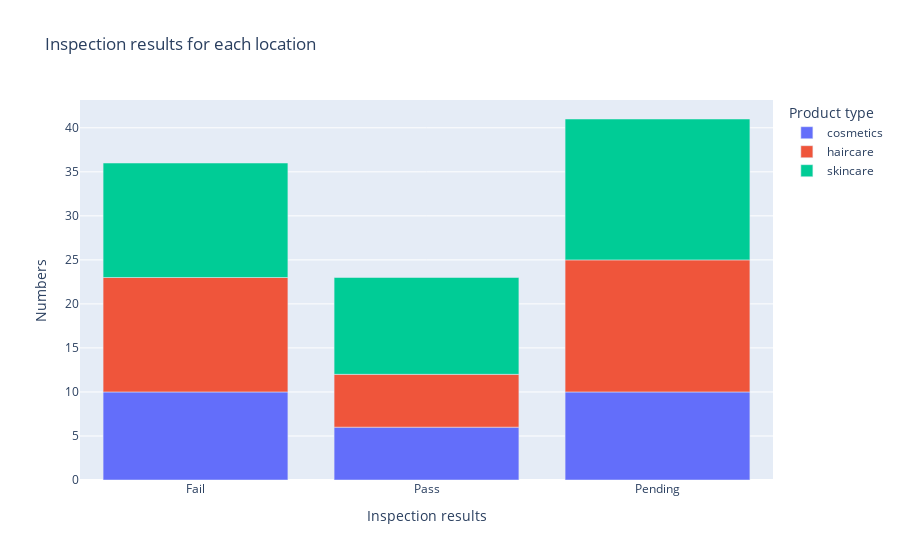

Notebook cell for this chart:
### Code cell
#Inspection results for each product group
data = df.groupby(['Product type', 'Inspection results'])['Inspection results'].count().reset_index(name='Numbers')

fig = px.bar(data, x="Inspection results", y="Numbers", color="Product type", 
             title="Inspection results for each product group")
fig.show()

### Figure 1 — Plotly figure (JSON) as saved in the notebook; plotly's stock layout.template omitted (floating-point values rounded to 4 significant figures)
{"data": [{"alignmentgroup": "True", "hovertemplate": "Product type=cosmetics<br>Inspection results=%{x}<br>Numbers=%{y}<extra></extra>", "legendgroup": "cosmetics", "marker": {"color": "#636efa", "pattern": {"shape": ""}}, "name": "cosmetics", "offsetgroup": "cosmetics", "orientation": "v", "showlegend": true, "textposition": "auto", "type": "bar", "x": ["Fail", "Pass", "Pending"], "xaxis": "x", "y": [10, 6, 10], "yaxis": "y"}, {"alignmentgroup": "True", "hovertemplate": "Product type=haircare<br>Inspection results=%{x}<br>Numbers=%{y}<extra></extra>", "legendgroup": "haircare", "marker": {"color": "#EF553B", "pattern": {"shape": ""}}, "name": "haircare", "offsetgroup": "haircare", "orientation": "v", "showlegend": true, "textposition": "auto", "type": "bar", "x": ["Fail", "Pass", "Pending"], "xaxis": "x", "y": [13, 6, 15], "yaxis": "y"}, {"alignmentgroup": "True", "hovertemplate": "Product type=skincare<br>Inspection results=%{x}<br>Numbers=%{y}<extra></extra>", "legendgroup": "skincare", "marker": {"color": "#00cc96", "pattern": {"shape": ""}}, "name": "skincare", "offsetgroup": "skincare", "orientation": "v", "showlegend": true, "textposition": "auto", "type": "bar", "x": ["Fail", "Pass", "Pending"], "xaxis": "x", "y": [13, 11, 16], "yaxis": "y"}], "layout": {"barmode": "relative", "legend": {"title": {"text": "Product type"}, "tracegroupgap": 0}, "title": {"text": "Inspection results for each location"}, "xaxis": {"anchor": "y", "domain": [0, 1], "title": {"text": "Inspection results"}}, "yaxis": {"anchor": "x", "domain": [0, 1], "title": {"text": "Numbers"}}}}
